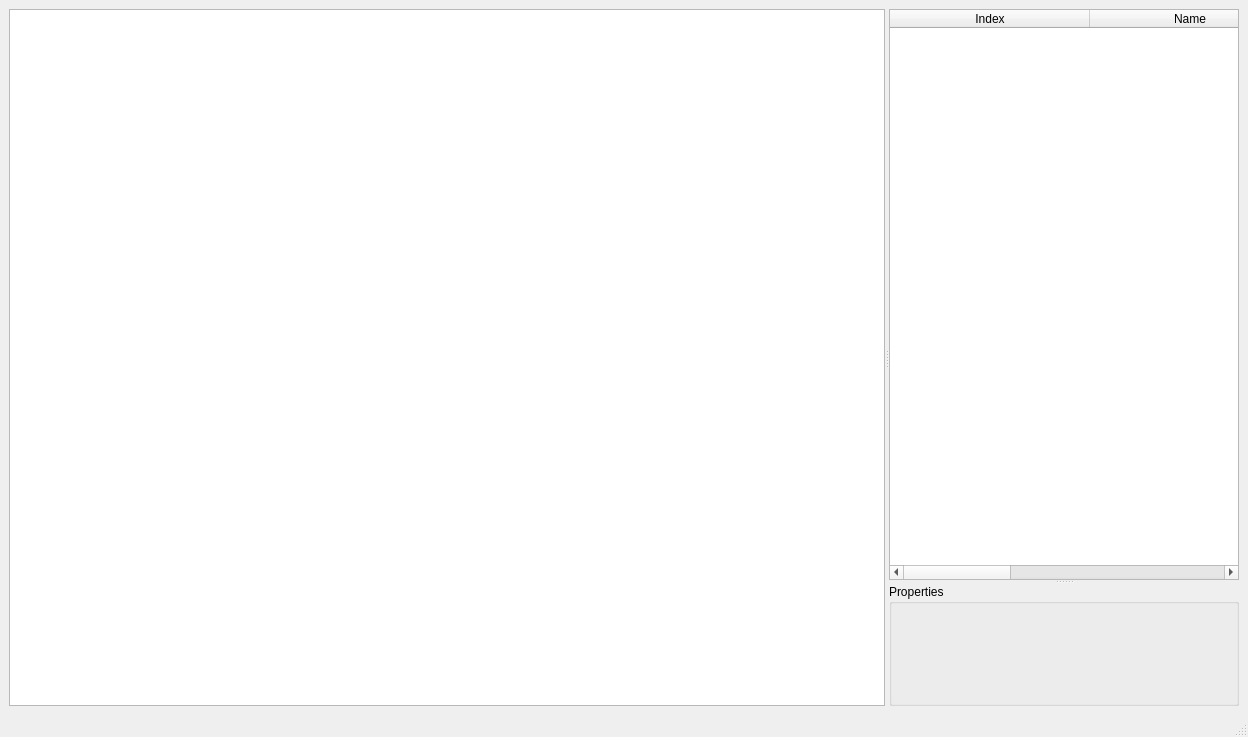
<?xml version="1.0" encoding="UTF-8"?>
<ui version="4.0">
 <class>MainWindow</class>
 <widget class="QMainWindow" name="MainWindow">
  <property name="geometry">
   <rect>
    <x>0</x>
    <y>0</y>
    <width>1248</width>
    <height>737</height>
   </rect>
  </property>
  <property name="windowTitle">
   <string>Motion Preprocessing Tool</string>
  </property>
  <widget class="QWidget" name="centralwidget">
   <layout class="QGridLayout" name="gridLayout">
    <item row="0" column="0">
     <widget class="QSplitter" name="splitter_2">
      <property name="orientation">
       <enum>Qt::Horizontal</enum>
      </property>
      <widget class="QWidget" name="gridLayoutWidget_2">
       <layout class="QGridLayout" name="gl_container">
        <property name="leftMargin">
         <number>0</number>
        </property>
        <property name="topMargin">
         <number>0</number>
        </property>
        <item row="0" column="0">
         <widget class="SceneViewerWidget" name="animationViewer">
          <property name="minimumSize">
           <size>
            <width>640</width>
            <height>480</height>
           </size>
          </property>
         </widget>
        </item>
       </layout>
      </widget>
      <widget class="QSplitter" name="splitter">
       <property name="orientation">
        <enum>Qt::Vertical</enum>
       </property>
       <widget class="SceneObjectTableWidget" name="sceneObjectTableWidget">
        <property name="columnCount">
         <number>3</number>
        </property>
        <attribute name="horizontalHeaderDefaultSectionSize">
         <number>50</number>
        </attribute>
        <attribute name="horizontalHeaderMinimumSectionSize">
         <number>200</number>
        </attribute>
        <attribute name="horizontalHeaderStretchLastSection">
         <bool>true</bool>
        </attribute>
        <column>
         <property name="text">
          <string>Index</string>
         </property>
        </column>
        <column>
         <property name="text">
          <string>Name</string>
         </property>
        </column>
        <column>
         <property name="text">
          <string>Color</string>
         </property>
        </column>
       </widget>
       <widget class="QGroupBox" name="objectPropertiesGroupBox">
        <property name="title">
         <string>Properties</string>
        </property>
        <layout class="QGridLayout" name="gridLayout_2">
         <item row="0" column="0">
          <layout class="QGridLayout" name="objectPropertiesLayout"/>
         </item>
        </layout>
       </widget>
      </widget>
     </widget>
    </item>
   </layout>
  </widget>
  <widget class="QMenuBar" name="menuBar">
   <property name="geometry">
    <rect>
     <x>0</x>
     <y>0</y>
     <width>1248</width>
     <height>21</height>
    </rect>
   </property>
  </widget>
  <widget class="QStatusBar" name="statusBar"/>
 </widget>
 <customwidgets>
  <customwidget>
   <class>SceneViewerWidget</class>
   <extends>QGraphicsView</extends>
   <header>tool/gui/widgets/scene_viewer</header>
  </customwidget>
  <customwidget>
   <class>SceneObjectTableWidget</class>
   <extends>QTableWidget</extends>
   <header>tool/gui/widgets/scene_object_table_widget</header>
  </customwidget>
 </customwidgets>
 <resources/>
 <connections/>
</ui>
